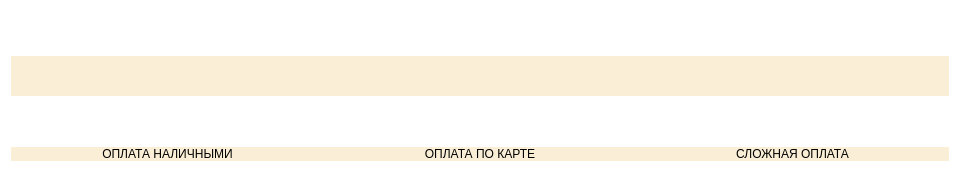
<?xml version="1.0" encoding="UTF-8"?>
<ui version="4.0">
 <class>Dialog</class>
 <widget class="QDialog" name="Dialog">
  <property name="geometry">
   <rect>
    <x>0</x>
    <y>0</y>
    <width>960</width>
    <height>172</height>
   </rect>
  </property>
  <property name="windowTitle">
   <string>Dialog</string>
  </property>
  <property name="styleSheet">
   <string notr="true">background-color: rgb(255, 255, 255)</string>
  </property>
  <layout class="QVBoxLayout" name="verticalLayout_2">
   <item>
    <layout class="QVBoxLayout" name="verticalLayout">
     <item>
      <widget class="QLabel" name="label">
       <property name="styleSheet">
        <string notr="true">font: 18pt &quot;Microsoft YaHei&quot;;</string>
       </property>
       <property name="text">
        <string/>
       </property>
      </widget>
     </item>
     <item>
      <widget class="QLabel" name="label_2">
       <property name="styleSheet">
        <string notr="true">font: 20pt &quot;Microsoft YaHei&quot;;
background-color:  rgb(250, 239, 214);</string>
       </property>
       <property name="text">
        <string/>
       </property>
      </widget>
     </item>
     <item>
      <widget class="QLabel" name="label_3">
       <property name="styleSheet">
        <string notr="true">font: 24pt &quot;Microsoft YaHei&quot;;
</string>
       </property>
       <property name="text">
        <string/>
       </property>
      </widget>
     </item>
     <item>
      <layout class="QGridLayout" name="gridLayout">
       <property name="horizontalSpacing">
        <number>0</number>
       </property>
       <property name="verticalSpacing">
        <number>40</number>
       </property>
       <item row="0" column="0">
        <widget class="QPushButton" name="oplnal">
         <property name="styleSheet">
          <string notr="true">font: 18pt &quot;Microsoft YaHei&quot;;
background-color:  rgb(250, 239, 214);
border-radius: 15px;</string>
         </property>
         <property name="text">
          <string>   ОПЛАТА НАЛИЧНЫМИ   </string>
         </property>
         <property name="icon">
          <iconset>
           <normaloff>ruble.png</normaloff>ruble.png</iconset>
         </property>
         <property name="iconSize">
          <size>
           <width>30</width>
           <height>30</height>
          </size>
         </property>
        </widget>
       </item>
       <item row="0" column="1">
        <widget class="QPushButton" name="pushButton_2">
         <property name="styleSheet">
          <string notr="true">font: 18pt &quot;Microsoft YaHei&quot;;
background-color:  rgb(250, 239, 214);
border-radius: 15px;</string>
         </property>
         <property name="text">
          <string>   ОПЛАТА ПО КАРТЕ   </string>
         </property>
         <property name="icon">
          <iconset>
           <normaloff>Downloads/credit-card.png</normaloff>Downloads/credit-card.png</iconset>
         </property>
         <property name="iconSize">
          <size>
           <width>30</width>
           <height>30</height>
          </size>
         </property>
        </widget>
       </item>
       <item row="0" column="2">
        <widget class="QPushButton" name="pushButton_3">
         <property name="styleSheet">
          <string notr="true">font: 18pt &quot;Microsoft YaHei&quot;;
background-color:  rgb(250, 239, 214);
border-radius: 15px;</string>
         </property>
         <property name="text">
          <string>   СЛОЖНАЯ ОПЛАТА   </string>
         </property>
         <property name="icon">
          <iconset>
           <normaloff>Downloads/payment-method.png</normaloff>Downloads/payment-method.png</iconset>
         </property>
         <property name="iconSize">
          <size>
           <width>30</width>
           <height>30</height>
          </size>
         </property>
        </widget>
       </item>
      </layout>
     </item>
    </layout>
   </item>
  </layout>
 </widget>
 <resources/>
 <connections/>
</ui>
